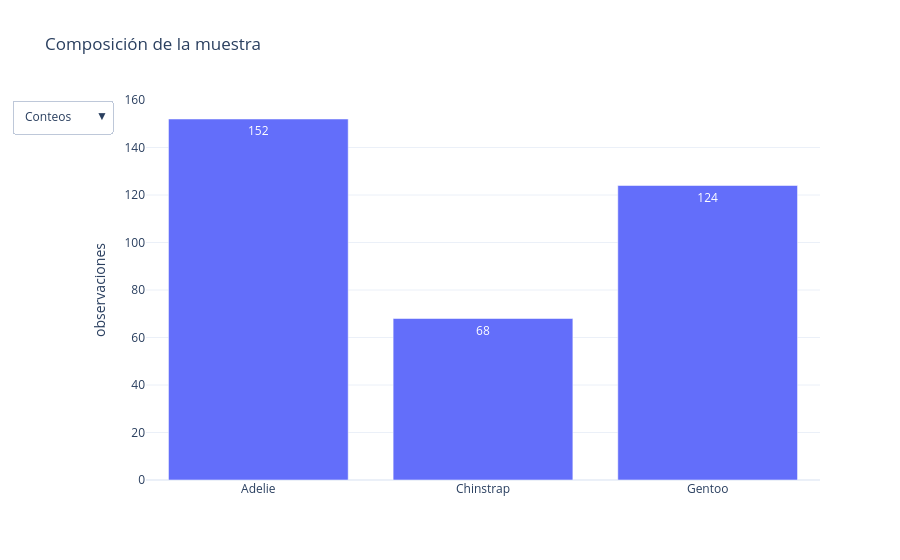

Source (notebook cell):
### Code cell
# @title Explorar Muestra { display-mode: "form" }
composicion = df.groupby("species", observed=True, as_index=False).size().rename(columns={"size": "n"})
composicion["porcentaje"] = 100 * composicion["n"] / len(df)
fig = go.Figure(go.Bar(x=composicion["species"], y=composicion["n"], text=composicion["n"], customdata=composicion[["porcentaje"]]))
fig.update_traces(hovertemplate="%{x}<br>n=%{y}<br>%=%{customdata[0]:.1f}<extra></extra>")
fig.update_layout(title="Composición de la muestra", yaxis_title="observaciones", template="plotly_white", updatemenus=[{"buttons": [{"label": "Conteos", "method": "update", "args": [{"y": [composicion["n"]], "text": [composicion["n"]]}, {"yaxis": {"title": "observaciones"}}]}, {"label": "Porcentaje", "method": "update", "args": [{"y": [composicion["porcentaje"]], "text": [composicion["porcentaje"].round(1)]}, {"yaxis": {"title": "% de la tabla"}}]}]}])
fig.show()

display(Markdown("**Lo que muestra:** Con el filtro «Todas», la muestra suma 344 registros y su composición es desigual. Son porcentajes de la tabla, no fracciones de una población cuyo tamaño desconocemos."))

### Figure 1 — Plotly figure (JSON) as saved in the notebook; plotly's stock layout.template omitted (floating-point values rounded to 4 significant figures)
{"data": [{"customdata": [[44.19], [19.77], [36.05]], "hovertemplate": "%{x}<br>n=%{y}<br>%=%{customdata[0]:.1f}<extra></extra>", "text": [152.0, 68.0, 124.0], "type": "bar", "x": ["Adelie", "Chinstrap", "Gentoo"], "y": [152, 68, 124]}], "layout": {"title": {"text": "Composición de la muestra"}, "updatemenus": [{"buttons": [{"args": [{"text": [[152, 68, 124]], "y": [[152, 68, 124]]}, {"yaxis": {"title": "observaciones"}}], "label": "Conteos", "method": "update"}, {"args": [{"text": [[44.2, 19.8, 36.0]], "y": [[44.19, 19.77, 36.05]]}, {"yaxis": {"title": "% de la tabla"}}], "label": "Porcentaje", "method": "update"}]}], "yaxis": {"title": {"text": "observaciones"}}}}
